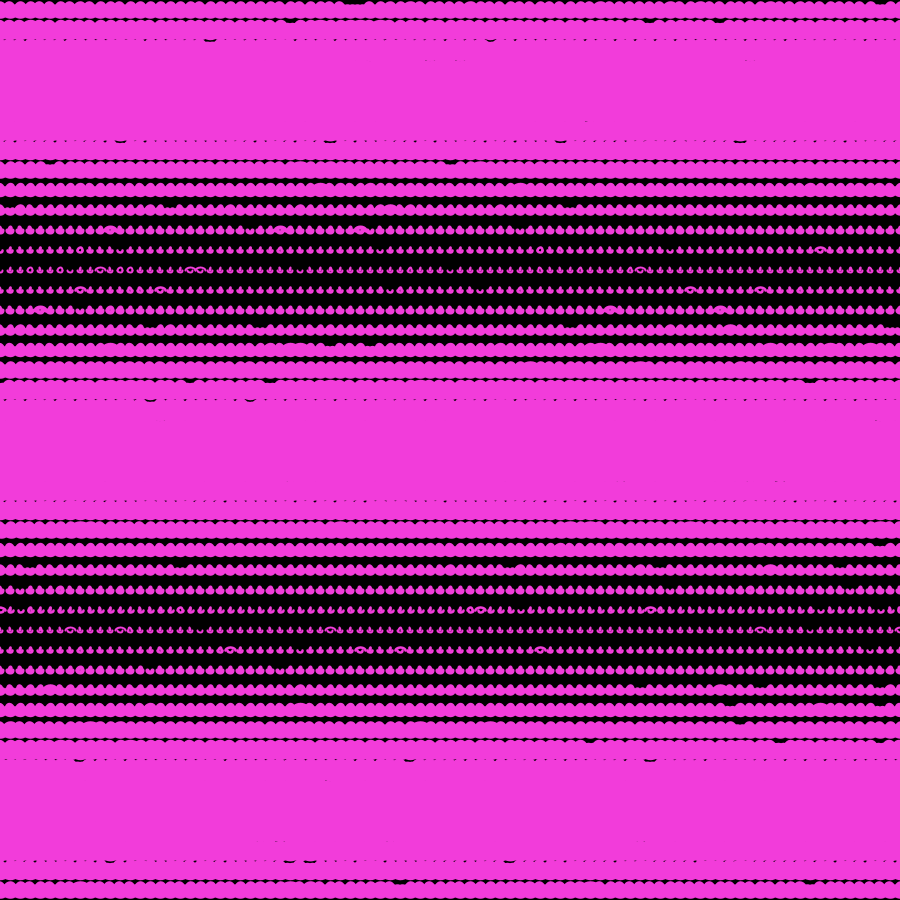
Frame 1 (no input)
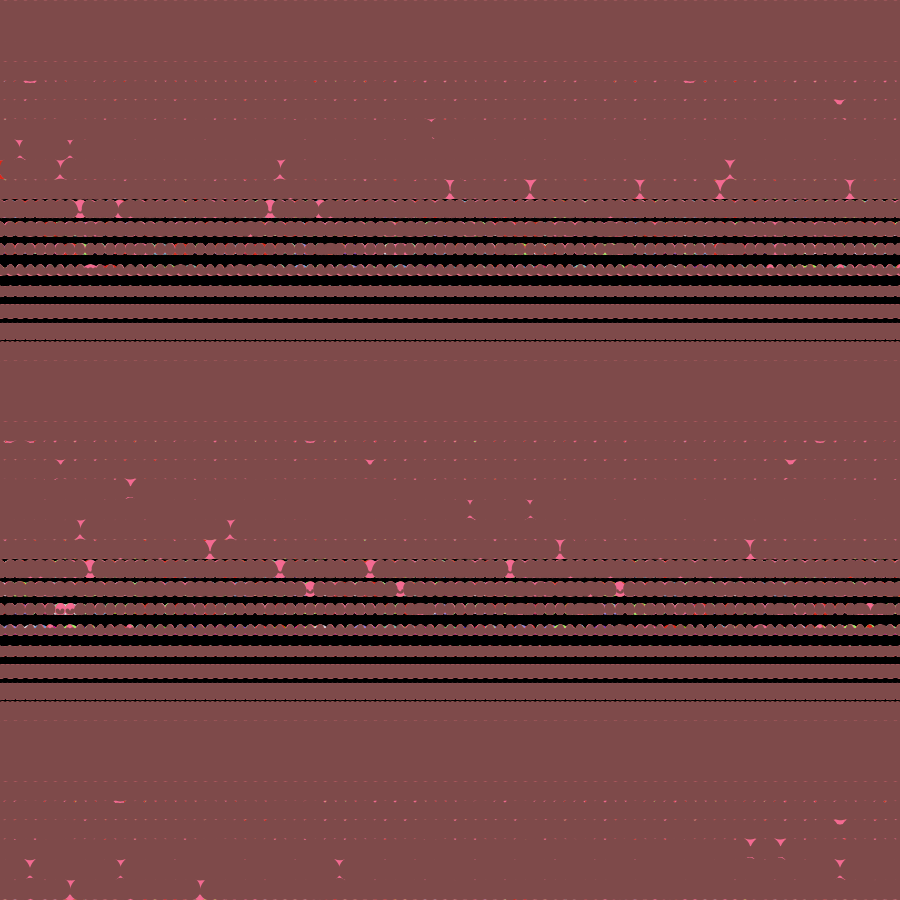
Frame 60 (the mouse pressed at the canvas centre just before this capture)
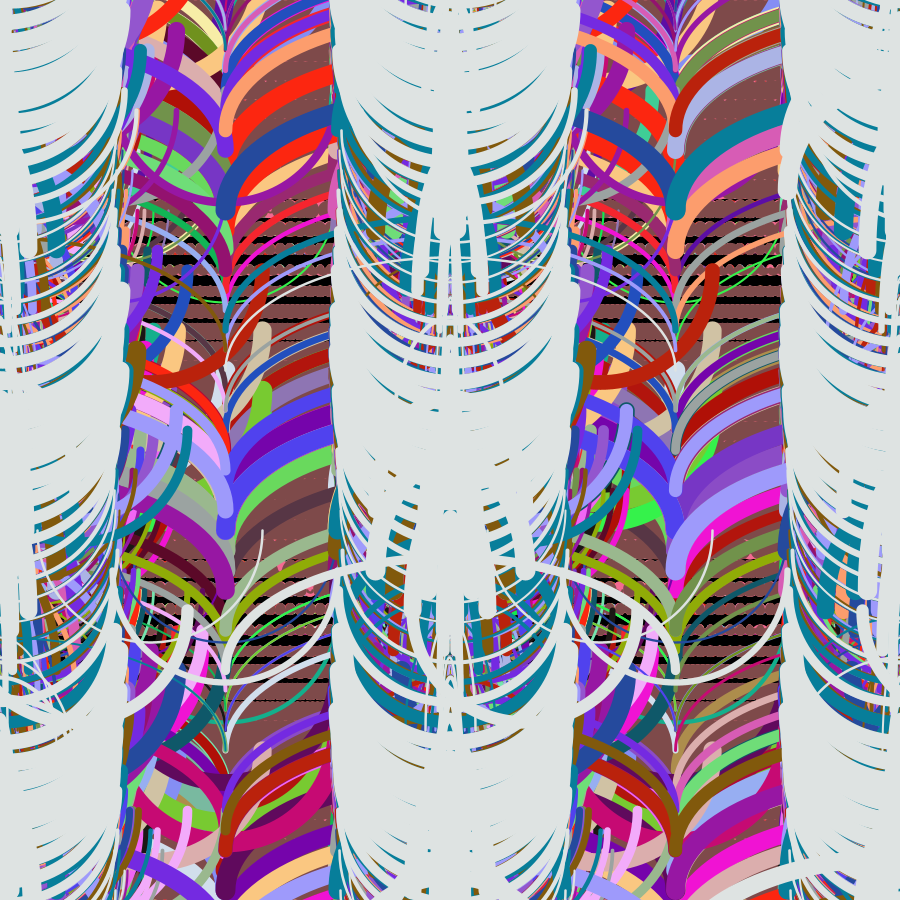
Frame 120 (the mouse held since frame 60 and released just before this capture)

The Processing sketch that drew these frames (run headless with seeded random() and noise(); from frame 60 on, the mouse is pressed at the canvas centre):

// Processing sketch: gio_waVEs_Remix_Gato
// ── gio_waVEs_Remix_Gato.pde
/*---------------------------------
 Name: Giovanna Alonso
 Date: Sept 2024
 Tittle:  waVEs
 
 Description:
It is a form of see the ever evolving passing 
of life and how everything's always in motion 
and when we blink there's always something happening 
 
 -----------------------------------*/
float sw, alpha; // variables for motion and stroke weight
float distY = 10; // variables for vertical distance between arc rows
float arquito= int(random(1,200)); // variable to determine the arc size 
float z ;
int NUM = 10;

void setup (){
  size(900, 900);
  background(0,0,0);
  
  int[] Ymove = new int[NUM];
 for (int i = 0; i < NUM; i = i+1) {
    Ymove[i] = i*10 ;
   
 }
    z = Ymove[int(random(0,NUM))];
    print(z);
   
};

// canvas setup

void draw (){
  
  if (frameCount % 0.5 == 0) {
    drawGiosArt();
          }
}

void drawGiosArt() {          
  mouseX = constrain(mouseX,10,width);  //controls the arc size with the position of the mouse in X
  mouseY = constrain(mouseY,10,height); //controls the spacing between each arc with the position of the mouse in Y
  
  distY = z; // defining the variables into the mouse position
  arquito = mouseX; 
  
  noFill(); // we are telling the system that the arcs must not have fill 
  stroke(int(random(255)),int(random(255)),int(random(255))); // arc stroke color is set to a random grayscale value on each draw cycle, creating glitches.

  for (float y=-arquito; y<height+arquito; y+=distY) { 
    sw = map (sin(radians(y+alpha)),-1, 1, 2, distY); // this function changes the stroke weight while you move the mouse while creating the wave effect
    strokeWeight(sw);
     for (float x1=arquito/int(random(400)); x1<width+arquito; x1+=arquito) {
  arc(x1, y, arquito/2,arquito/2, 0, PI); // this function helps me form the waves with one arc facing up and another facing down
     }
      sw = map (sin(radians(y-alpha)),-1, 1, 2, distY);
    strokeWeight(sw);
  for (float x2=0; x2<width+arquito; x2+=arquito) {
  arc(x2, y, arquito/int(random(40)),arquito/2, PI, TWO_PI);
     } // the for function distributes the drawing across the canvas 
  }
  alpha++; // this change the stroke weight based on the sine to make it move =^_^=
}
  
